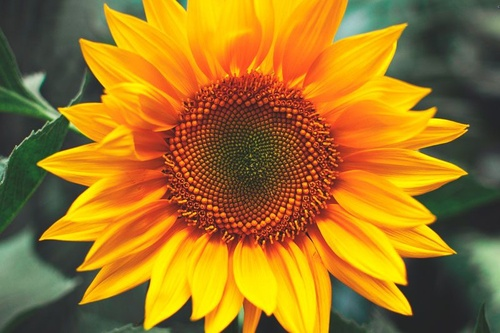
#> input picture images/flores02.jpg, 500 x 333 px, shrunk from 800 x 533 before the run, given in place of botellas.tif, which was not available
$ jupyter execute --allow-errors practica0.ipynb   (shell and % lines are left out)   (text cells are left out)
#> lines starting #> are read from the running program, lines starting #| are printed output that depends on the picture; after the words box and inside, x2 and y2 are one past the last pixel; in counts of white or black regions, pixels touching at a corner belong together; pictures that were not available may be replaced by others from this repository, and a replacement may not be noted
### tema1/aux.py
def kmeans():
    print("importado")

### tema1/practica0.ipynb
[cell 1]
import cv2
import numpy as np

[cell 2]
img_path = "../images/botellas.tif"
img = cv2.imread(img_path)
#> img is the input picture: shape (333, 500, 3); mean B, G, R 35.7, 116.9, 161
print("Dimensiones de la imagen: ", img.shape)
#| Dimensiones de la imagen:  (333, 500, 3)
print("Tipo de dato de la imagen", img.dtype)
#| Tipo de dato de la imagen uint8

#> (a cell that did not finish here is left out)

#> (a cell that did not finish here is left out)

[cell 5]
# Crear una imagen negra (todos sus valores son 0) y transformar una zona en blanco
new_img = np.zeros(img.shape,dtype=np.uint8)

new_img[20:30,20:40]=255
new_img[40:60,20:40]=255
new_img[20:25,50:70]=255
new_img[40:55,50:70]=255

#> (the rest of this cell did not finish here and is left out)

[cell 6]
# Copiar una ROI (Region Of Interest) de la nueva imagen

x0, x1, y0, y1 = [10, 70, 10, 80]
new_img_roi = new_img[x0:x1,y0:y1].copy()

# rectangulo creado a ojo
cv2.rectangle(new_img_roi,[7,7],[63, 53],[255,0,0])
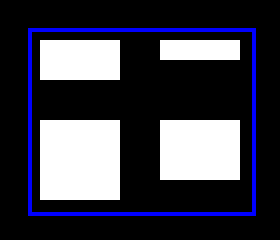
#> new_img_roi: shape (60, 70, 3) (shown 4 times larger); mean of channels 0, 1, 2 73.1, 60.7, 60.7; drawn as B, G, R

new_img_roi = cv2.cvtColor(new_img_roi,cv2.COLOR_RGB2HLS)
#> new_img_roi: shape (60, 70, 3); mean of channels 0, 1, 2 0, 66.9, 12.4
new_img_roi[10,7,0]= 60
#> new_img_roi: shape (60, 70, 3); mean of channels 0, 1, 2 0, 66.9, 12.4
# new_img_roi[10,7,1]= 10
# new_img_roi[10,7,2]= 60
print(new_img_roi[10,7,:])
#| [ 60 128 255]

new_img_roi = cv2.cvtColor(new_img_roi,cv2.COLOR_HLS2RGB)
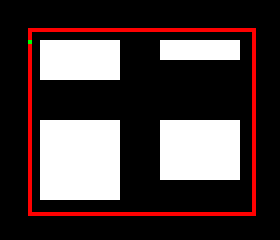
#> new_img_roi: shape (60, 70, 3) (shown 4 times larger); mean R, G, B 73, 60.8, 60.8

#> (the rest of this cell did not finish here and is left out)

[cell 7]
def enclose_objects(img,threshold=0,offset=0):
#> called with threshold = 3, offset = 0
    enclosed_img = img.copy()
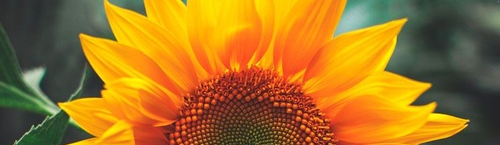
#> enclosed_img: shape (145, 500, 3); mean of channels 0, 1, 2 37, 115.1, 164.6; drawn as B, G, R
    print(img.shape)
#| (145, 500, 3)
    white_pixels = []

    [height,width,_] = enclosed_img.shape
#> height = 145; width = 500

    for y in range(height):
        for x in range(width):
            # bool_arr = np.greater(enclosed_img[y,x],[0,0,0])
            # result = np.isin(False,bool_arr)

            if (~np.isin(False,np.greater(enclosed_img[y,x],[threshold,threshold,threshold]))):
                white_pixels.append([y,x])

    print(len(white_pixels))
#| 62616

    max_point = white_pixels[0].copy()  # Initialize to the first point in the array
#> max_point = [0, 0]
    min_point = white_pixels[0].copy()  # Initialize to the first point in the array
#> min_point = [0, 0]

    for point in white_pixels:
        norm_p = np.linalg.norm(point)
        norm_p_max = np.linalg.norm(max_point)
        norm_p_min = np.linalg.norm(min_point)
        if norm_p > norm_p_max:
            max_point = point.copy()
        if norm_p < norm_p_min:
            min_point = point.copy()

    print("Maximum point:", max_point)
#| Maximum point: [144, 499]
    print("Minimum point:", min_point)
#| Minimum point: [0, 0]

    # print("%d,%d - %d,%d"%(min_y,min_x,max_y,max_x))

    min_x, min_y = min_point
#> min_x = 0; min_y = 0
    max_x, max_y = max_point
#> max_x = 144; max_y = 499

    cv2.rectangle(enclosed_img,(min_y-offset,min_x-offset),(max_y+offset,max_x+offset),(0,0,250))
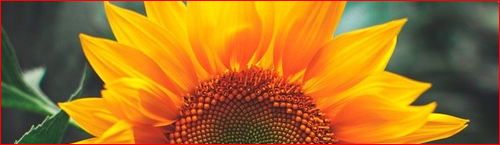
#> enclosed_img: shape (145, 500, 3); 1.77% of pixels changed, all inside (x1, y1, x2, y2) = (0, 0, 500, 145); drawn as B, G, R
    return enclosed_img

[cell 8]
roi_img = new_img[x0:x1,y0:y1].copy()

bottle_img = cv2.imread(img_path)

enc_img = enclose_objects(bottle_img[5:150,:],3,0)

#> (the rest of this cell did not finish here and is left out)

[cell 9]
new_img_roi2 = new_img[x0:x1,y0:y1].copy()

print(type(new_img_roi2))
print(new_img_roi2.shape)

[height,width,_] = new_img_roi2.shape


white_pixels = []

for y in range(height):
    for x in range(width):
        if (new_img_roi2[y,x].any() > 0):
            # print("Punto (%d,%d) - Valor %s"%(x,y,new_img_roi2[y,x]))
            white_pixels.append([y,x])

max_x = float('-inf')
max_y = float('-inf')
min_x = float('inf')
min_y = float('inf')

for pair in white_pixels:
    x, y = pair
    max_x = max(max_x, x)
    max_y = max(max_y, y)
    min_x = min(min_x, x)
    min_y = min(min_y, y)

cv2.rectangle(new_img_roi2,(min_y,min_x),(max_y,max_x),(0,255,0))
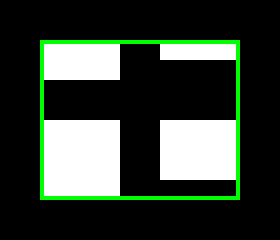
#> new_img_roi2: shape (60, 70, 3) (shown 4 times larger); mean of channels 0, 1, 2 54.2, 64.9, 54.2; drawn as B, G, R


#> (the rest of this cell did not finish here and is left out)

$ run again, on images/horizon.jpg
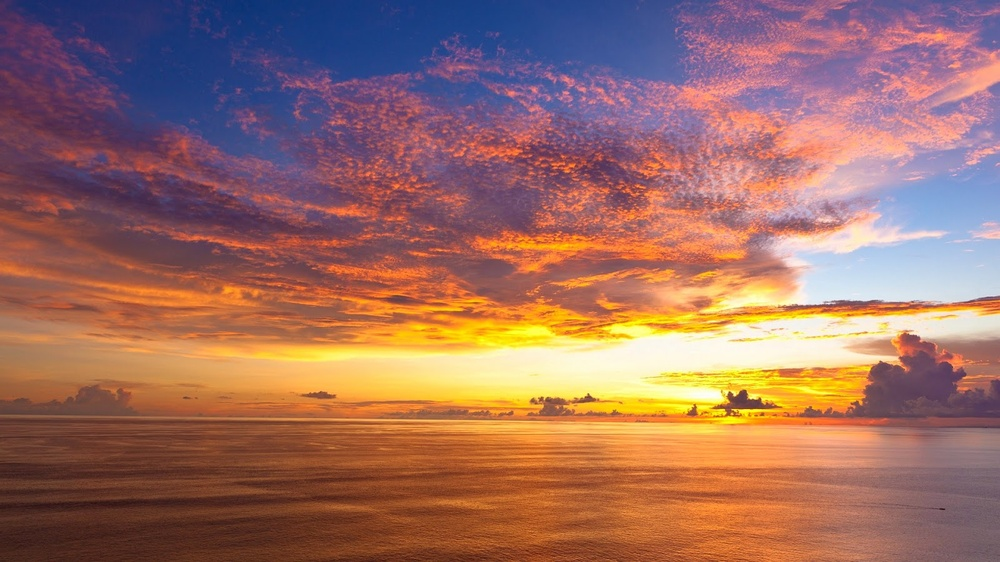
#> input picture images/horizon.jpg, 1000 x 562 px, shrunk from 1600 x 900 before the run, given in place of botellas.tif, which was not available
#> img is the input picture: shape (562, 1000, 3); mean B, G, R 99.5, 109.9, 156.8
#| Dimensiones de la imagen:  (562, 1000, 3)
#| Tipo de dato de la imagen uint8
#| [ 60 128 255]
#> in enclose_objects, `enclosed_img = img.copy()`:
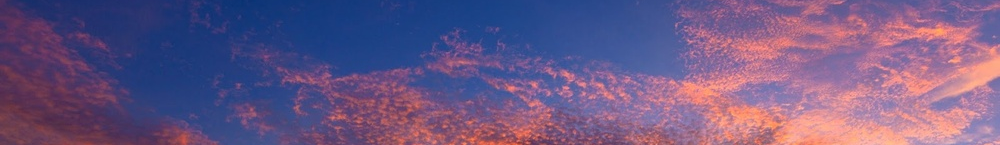
#> enclosed_img: shape (145, 1000, 3); mean of channels 0, 1, 2 132.4, 88.1, 109.2; drawn as B, G, R
#| (145, 1000, 3)
#| 145000
#| Maximum point: [144, 999]
#| Minimum point: [0, 0]
#> in enclose_objects, `cv2.rectangle(enclosed_img,(min_y-offset,min_x-offset),(max_y+offset,m..`:
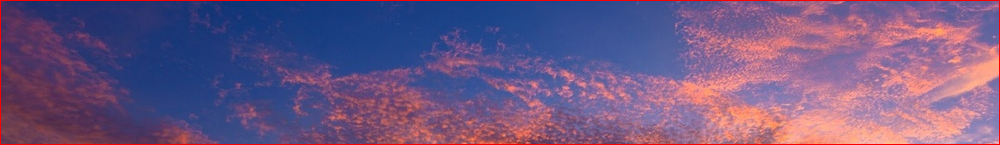
#> enclosed_img: shape (145, 1000, 3); 1.58% of pixels changed, all inside (x1, y1, x2, y2) = (0, 0, 1000, 145); drawn as B, G, R
